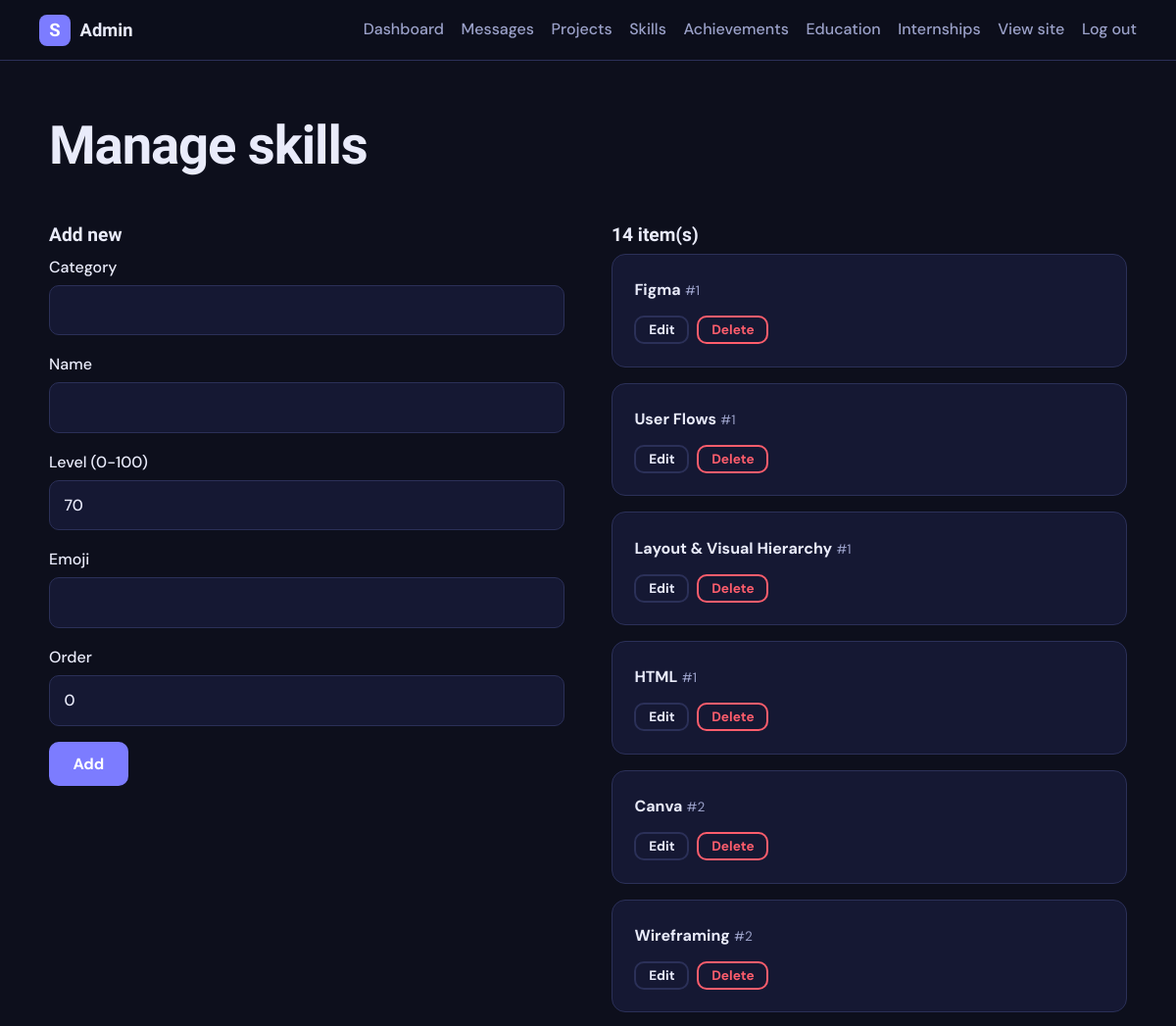
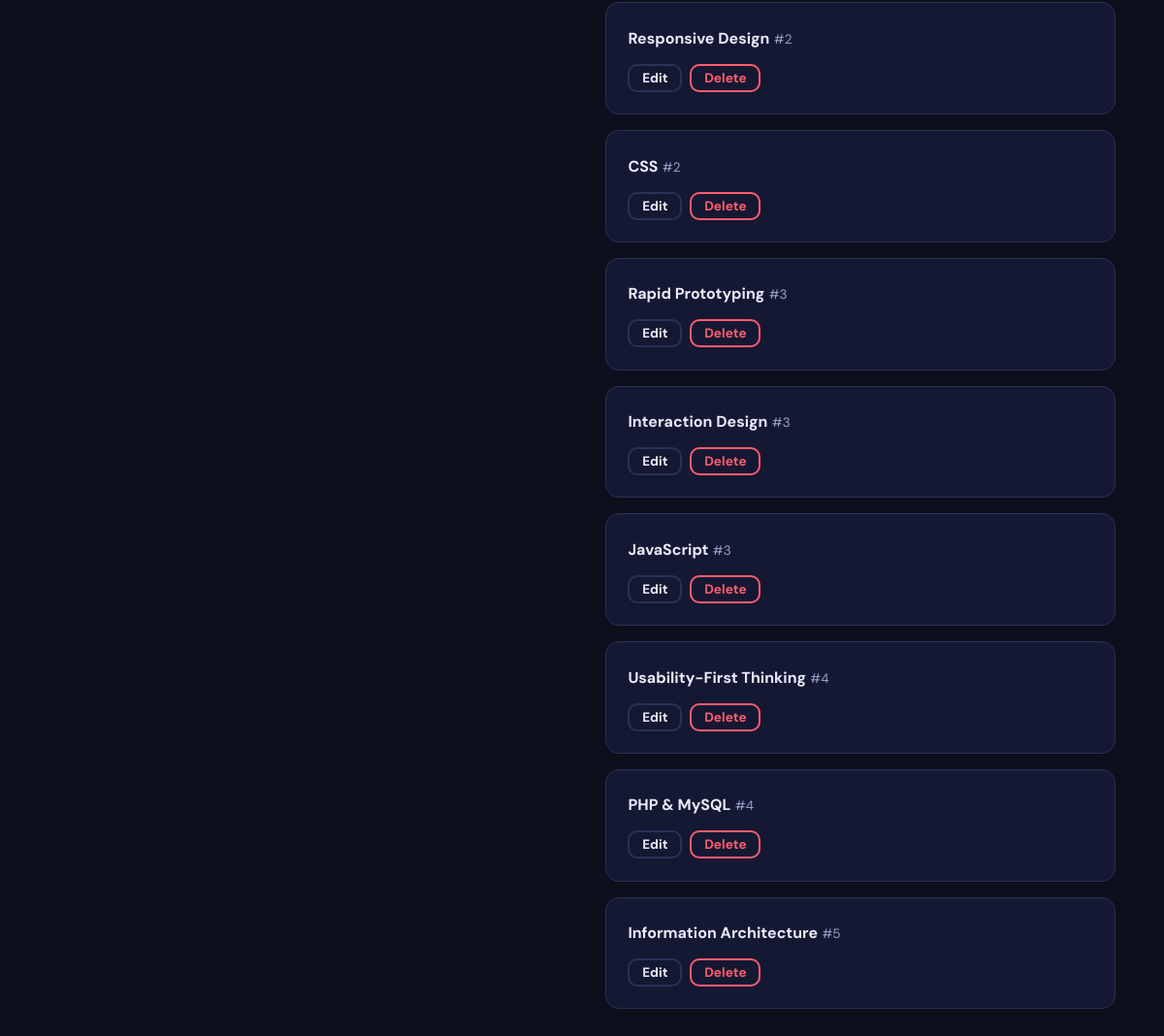
The app's page /admin/manage.php?t=skills (signed in) with its own data (2 pictures, top to bottom).
### tables this page shows
CREATE TABLE skills (
  id INT AUTO_INCREMENT PRIMARY KEY,
  category VARCHAR(50) NOT NULL,
  name VARCHAR(100) NOT NULL,
  level TINYINT UNSIGNED NOT NULL DEFAULT 70,
  icon VARCHAR(10) DEFAULT '⭐',
  sort_order INT NOT NULL DEFAULT 0
);

### config.php (called while the page is built, shortened)
<?php
$conn = @new mysqli(DB_HOST, DB_USER, DB_PASS, DB_NAME);
$conn->set_charset('utf8mb4');
function e($v): string { return htmlspecialchars((string)$v, ENT_QUOTES, 'UTF-8'); }
function db_all(string $sql, string $types = '', array $params = []): array {
    global $conn;
    $st = $conn->prepare($sql);
    $st->execute();
    $res = $st->get_result();
    $rows = $res ? $res->fetch_all(MYSQLI_ASSOC) : [];
    return $rows;
}

### admin/manage.php (the view, shortened to what this page needs)
<?php
require_once '_top.php';
$cfg = [
 'projects' => ['title' => 'title', 'fields' => [
    'title' => ['Title', 'text'], 'emoji' => ['Emoji', 'text'], 'category' => ['Category', 'text'],
    'summary' => ['Summary', 'text'], 'details' => ['Details (one point per line)', 'textarea'],
    'tech' => ['Tech tags (comma separated)', 'text'], 'link' => ['Link (optional)', 'text'], 'sort_order' => ['Order', 'number']]],
 'skills' => ['title' => 'name', 'fields' => [
    'category' => ['Category', 'text'], 'name' => ['Name', 'text'], 'level' => ['Level (0-100)', 'number'],
    'icon' => ['Emoji', 'text'], 'sort_order' => ['Order', 'number']]],
 'achievements' => ['title' => 'title', 'fields' => [
    'title' => ['Title', 'text'], 'event' => ['Event', 'text'], 'type' => ['Type', 'text'],
    'description' => ['Description', 'textarea'], 'icon' => ['Emoji', 'text'], 'sort_order' => ['Order', 'number']]],
 'education' => ['title' => 'degree', 'fields' => [
    'degree' => ['Degree / level', 'text'], 'institution' => ['Institution', 'text'], 'period' => ['Period', 'text'],
    'score_label' => ['Score label (CGPA / Percentage)', 'text'], 'score_value' => ['Score', 'text'], 'sort_order' => ['Order', 'number']]],
 'internships' => ['title' => 'role', 'fields' => [
    'role' => ['Role', 'text'], 'org' => ['Organisation', 'text'], 'period' => ['Period', 'text'],
    'description' => ['Description', 'textarea'], 'sort_order' => ['Order', 'number']]],
];
$t = $_GET['t'] ?? 'projects';
$fields = $cfg[$t]['fields'];
$titleCol = $cfg[$t]['title'];
$edit = null;
$rows = db_all("SELECT * FROM `$t` ORDER BY sort_order, id");
admin_top('Manage ' . $t); ?>
<section class="page-head"><h1>Manage <?= e($t) ?></h1></section>
<section class="block two-col">
  <div>
    <h2 class="h3"><?= $edit ? 'Edit item' : 'Add new' ?></h2>
    <form method="post">
      <?php foreach ($fields as $col => [$label, $type]): $val = $edit[$col] ?? ($type === 'number' ? ($col === 'level' ? 70 : 0) : ''); ?>
        <label><?= e($label) ?>
          <?php if ($type === 'textarea'): ?><textarea name="<?= $col ?>" rows="4"><?= e($val) ?></textarea>
          <?php else: ?><input type="<?= $type ?>" name="<?= $col ?>" value="<?= e($val) ?>"<?= $col === 'level' ? ' min="0" max="100"' : '' ?>><?php endif; ?>
        </label>
      <?php endforeach; ?>
      <button class="btn" type="submit"><?= $edit ? 'Save changes' : 'Add' ?></button>
    </form>
  </div>
  <div>
    <h2 class="h3"><?= count($rows) ?> item(s)</h2>
    <?php foreach ($rows as $r): ?>
      <article class="card msg">
        <p><strong><?= e($r[$titleCol]) ?></strong> <span class="muted small">#<?= (int)$r['sort_order'] ?></span></p>
        <form method="post" class="inline">
          <a class="btn ghost sm" href="manage.php?t=<?= e($t) ?>&edit=<?= (int)$r['id'] ?>">Edit</a>
          <button class="btn danger sm" name="action" value="delete" data-confirm="Delete this item?">Delete</button>
        </form>
      </article>
    <?php endforeach; ?>
  </div>
</section>

### assets/css/style.css (style rules this page uses)
:root { --bg: #0d0f1c; --surface: #151833; --line: #2b3058; --text: #e9ebfa; --muted: #9ba1c9; --accent: #7c7cff; --accent-2: #ff6b9d; --ok: #2fd9a8; --danger: #ff5d6c; --font-display: 'Bricolage Grotesque', 'Segoe UI', sans-serif; --font-body: 'DM Sans', 'Segoe UI', system-ui, sans-serif; --r: 14px; }
* { box-sizing: border-box; margin: 0; padding: 0; }
html { scroll-behavior: smooth; }
body { font-family: var(--font-body); background: var(--bg); color: var(--text); line-height: 1.7; min-height: 100vh; display: flex; flex-direction: column; }
a { color: var(--accent); text-underline-offset: 3px; }
h1, h2, h3, .brand { font-family: var(--font-display); line-height: 1.15; }
h1 { font-size: clamp(2.2rem, 5vw, 3.4rem); font-weight: 800; letter-spacing: -.02em; }
h2 { font-size: 1.6rem; font-weight: 700; margin-bottom: .8rem; }
h3, .h3 { font-size: 1.2rem; font-weight: 700; margin: .2rem 0 .5rem; }
.muted { color: var(--muted); }
.small { font-size: .85rem; }
.page-head { padding: 3.5rem 0 1.2rem; }
.block { padding: 1.6rem 0; }
.two-col { display: grid; grid-template-columns: 1fr 1fr; gap: 3rem; align-items: start; }
.card { background: var(--surface); border: 1px solid var(--line); border-radius: var(--r); padding: 1.4rem; }
.btn { display: inline-block; font: 700 1rem var(--font-body); background: var(--accent); color: #fff; border: 2px solid var(--accent); padding: .65rem 1.4rem; border-radius: 10px; cursor: pointer; text-decoration: none; transition: transform .15s, background .15s; }
.btn.ghost { background: transparent; color: var(--text); border-color: var(--line); }
.btn.danger { background: transparent; color: var(--danger); border-color: var(--danger); }
.btn.sm { padding: .25rem .8rem; font-size: .85rem; }
form label { display: block; font-weight: 500; margin-bottom: 1rem; }
input, textarea, select { width: 100%; margin-top: .3rem; padding: .7rem .9rem; font: inherit; color: var(--text); background: var(--surface); border: 1px solid var(--line); border-radius: 10px; }
.msg { margin-bottom: 1rem; }
form.inline { display: flex; gap: .5rem; margin-top: .8rem; }

### records on screen
skills: name "Figma", sort_order "1"
skills: name "User Flows", sort_order "1"
skills: name "Layout & Visual Hierarchy", sort_order "1"
skills: name "HTML", sort_order "1"
skills: name "Canva", sort_order "2"
skills: name "Wireframing", sort_order "2"
skills: name "Responsive Design", sort_order "2"
skills: name "CSS", sort_order "2"
skills: name "Rapid Prototyping", sort_order "3"
skills: name "Interaction Design", sort_order "3"
skills: name "JavaScript", sort_order "3"
skills: name "Usability-First Thinking", sort_order "4"
skills: name "PHP & MySQL", sort_order "4"
skills: name "Information Architecture", sort_order "5"

### other values on screen
$t "Projects"
$t "Skills"
$t "Achievements"
$t "Education"
$t "Internships"
$t "skills"
$label "Category"
$label "Name"
$label "Level (0-100)"
$label "Emoji"
$label "Order"
count($rows) "14"
